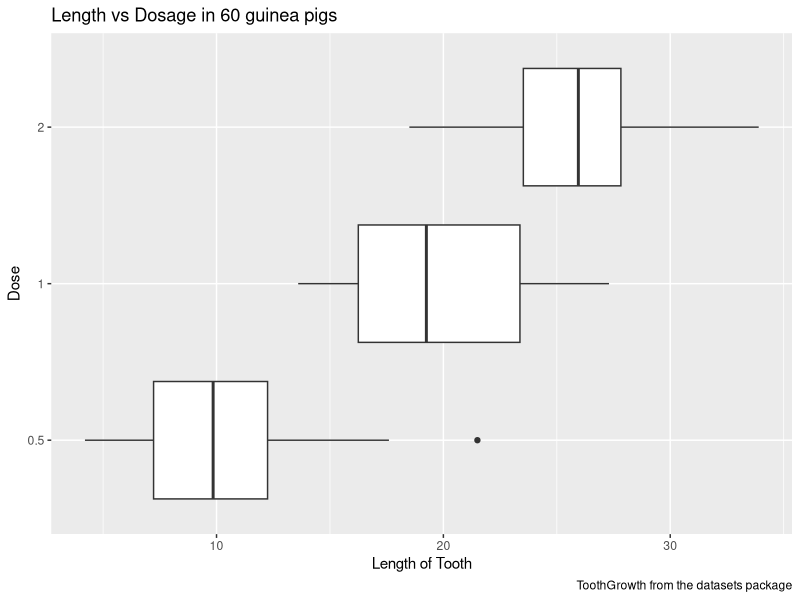
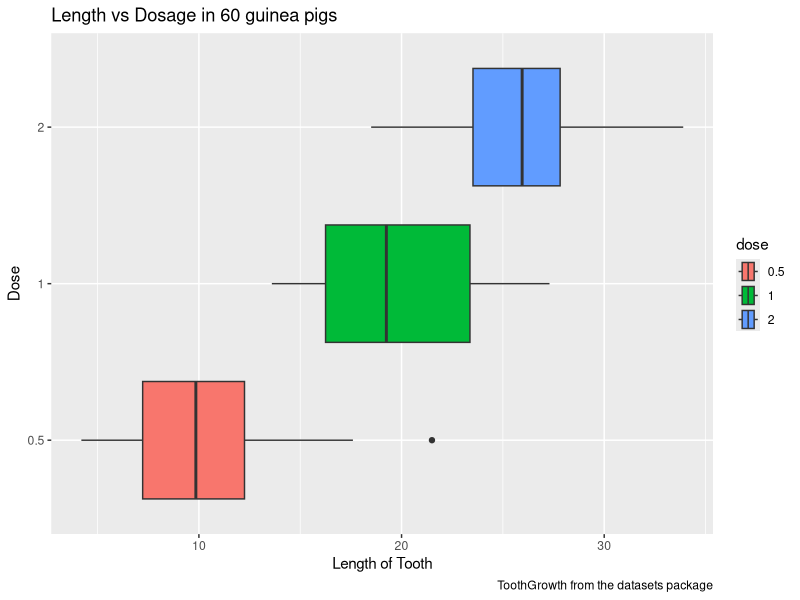

Recreate these plots in R, in order.
## ---- chunk 1
#| echo: false
#| message: false
#| warning: false

library(tidyverse)
library(palmerpenguins)
## ---- chunk 2
#| echo: true
#| message: false
#| warning: false
library(tidyverse)

ToothGrowth |> 
  mutate(dose = factor(dose)) |>
  ggplot(
    aes(x = len, y = dose)
  ) + 
  geom_boxplot() + 
  labs(title = "Length vs Dosage in 60 guinea pigs",
       x = "Length of Tooth",
       y = "Dose",
       caption = "ToothGrowth from the datasets package")
  
## ---- chunk 3
#| echo: false
#| message: false
#| warning: false

ToothGrowth |> 
  mutate(dose = factor(dose)) |>
  ggplot(
    aes(x = len, y = dose, fill = dose)
  ) + 
  geom_boxplot() + 
  labs(title = "Length vs Dosage in 60 guinea pigs",
       x = "Length of Tooth",
       y = "Dose",
       caption = "ToothGrowth from the datasets package")
  
